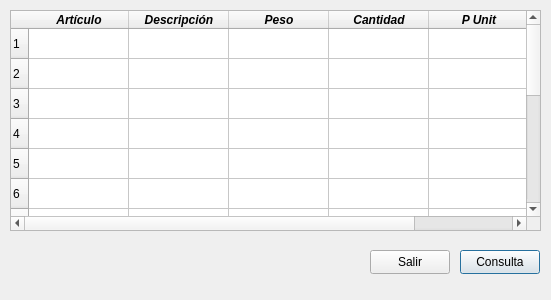
<?xml version="1.0" encoding="UTF-8"?>
<ui version="4.0">
 <class>form_Consulta</class>
 <widget class="QDialog" name="form_Consulta">
  <property name="geometry">
   <rect>
    <x>0</x>
    <y>0</y>
    <width>551</width>
    <height>300</height>
   </rect>
  </property>
  <property name="windowTitle">
   <string>Productos</string>
  </property>
  <widget class="QTableWidget" name="tab_Almacen">
   <property name="geometry">
    <rect>
     <x>10</x>
     <y>10</y>
     <width>531</width>
     <height>221</height>
    </rect>
   </property>
   <property name="rowCount">
    <number>15</number>
   </property>
   <property name="columnCount">
    <number>5</number>
   </property>
   <row/>
   <row/>
   <row/>
   <row/>
   <row/>
   <row/>
   <row/>
   <row/>
   <row/>
   <row/>
   <row/>
   <row/>
   <row/>
   <row/>
   <row/>
   <column>
    <property name="text">
     <string>Artículo</string>
    </property>
    <property name="font">
     <font>
      <weight>75</weight>
      <italic>true</italic>
      <bold>true</bold>
     </font>
    </property>
   </column>
   <column>
    <property name="text">
     <string>Descripción</string>
    </property>
    <property name="font">
     <font>
      <weight>75</weight>
      <italic>true</italic>
      <bold>true</bold>
     </font>
    </property>
   </column>
   <column>
    <property name="text">
     <string>Peso</string>
    </property>
    <property name="font">
     <font>
      <weight>75</weight>
      <italic>true</italic>
      <bold>true</bold>
     </font>
    </property>
   </column>
   <column>
    <property name="text">
     <string>Cantidad</string>
    </property>
    <property name="font">
     <font>
      <weight>75</weight>
      <italic>true</italic>
      <bold>true</bold>
     </font>
    </property>
   </column>
   <column>
    <property name="text">
     <string>P Unit</string>
    </property>
    <property name="font">
     <font>
      <weight>75</weight>
      <italic>true</italic>
      <bold>true</bold>
     </font>
    </property>
   </column>
  </widget>
  <widget class="QPushButton" name="pb_Consulta">
   <property name="geometry">
    <rect>
     <x>460</x>
     <y>250</y>
     <width>80</width>
     <height>24</height>
    </rect>
   </property>
   <property name="text">
    <string>Consulta</string>
   </property>
  </widget>
  <widget class="QPushButton" name="pb_Salir">
   <property name="geometry">
    <rect>
     <x>370</x>
     <y>250</y>
     <width>80</width>
     <height>24</height>
    </rect>
   </property>
   <property name="text">
    <string>Salir</string>
   </property>
  </widget>
 </widget>
 <resources/>
 <connections>
  <connection>
   <sender>pb_Salir</sender>
   <signal>pressed()</signal>
   <receiver>form_Consulta</receiver>
   <slot>close()</slot>
   <hints>
    <hint type="sourcelabel">
     <x>398</x>
     <y>272</y>
    </hint>
    <hint type="destinationlabel">
     <x>296</x>
     <y>263</y>
    </hint>
   </hints>
  </connection>
 </connections>
</ui>
